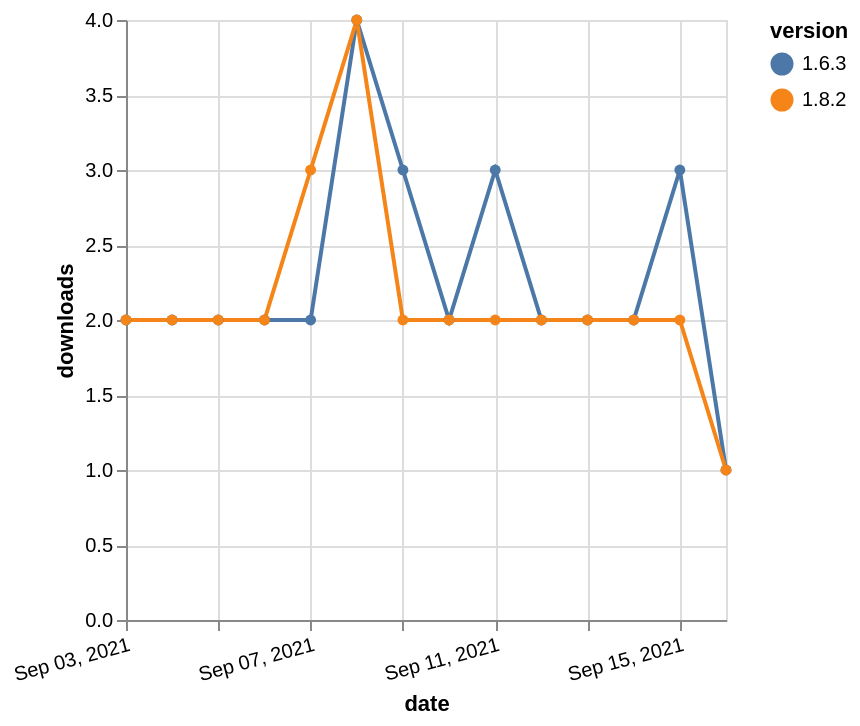

This figure's Vega-Lite source:
### Vega-Lite specification from a JSON file in a GitHub repository (floating-point values rounded to 4 significant figures)
{"$schema": "https://vega.github.io/schema/vega-lite/v5.json", "description": "A simple bar chart with embedded data.", "data": {"values": [{"date": "2021-09-03", "total": 3812, "delta": 2, "version": "1.6.3"}, {"date": "2021-09-04", "total": 3814, "delta": 2, "version": "1.6.3"}, {"date": "2021-09-05", "total": 3816, "delta": 2, "version": "1.6.3"}, {"date": "2021-09-06", "total": 3818, "delta": 2, "version": "1.6.3"}, {"date": "2021-09-07", "total": 3820, "delta": 2, "version": "1.6.3"}, {"date": "2021-09-08", "total": 3824, "delta": 4, "version": "1.6.3"}, {"date": "2021-09-09", "total": 3827, "delta": 3, "version": "1.6.3"}, {"date": "2021-09-10", "total": 3829, "delta": 2, "version": "1.6.3"}, {"date": "2021-09-11", "total": 3832, "delta": 3, "version": "1.6.3"}, {"date": "2021-09-12", "total": 3834, "delta": 2, "version": "1.6.3"}, {"date": "2021-09-13", "total": 3836, "delta": 2, "version": "1.6.3"}, {"date": "2021-09-14", "total": 3838, "delta": 2, "version": "1.6.3"}, {"date": "2021-09-15", "total": 3841, "delta": 3, "version": "1.6.3"}, {"date": "2021-09-16", "total": 3842, "delta": 1, "version": "1.6.3"}, {"date": "2021-09-03", "total": 6031, "delta": 2, "version": "1.8.2"}, {"date": "2021-09-04", "total": 6033, "delta": 2, "version": "1.8.2"}, {"date": "2021-09-05", "total": 6035, "delta": 2, "version": "1.8.2"}, {"date": "2021-09-06", "total": 6037, "delta": 2, "version": "1.8.2"}, {"date": "2021-09-07", "total": 6040, "delta": 3, "version": "1.8.2"}, {"date": "2021-09-08", "total": 6044, "delta": 4, "version": "1.8.2"}, {"date": "2021-09-09", "total": 6046, "delta": 2, "version": "1.8.2"}, {"date": "2021-09-10", "total": 6048, "delta": 2, "version": "1.8.2"}, {"date": "2021-09-11", "total": 6050, "delta": 2, "version": "1.8.2"}, {"date": "2021-09-12", "total": 6052, "delta": 2, "version": "1.8.2"}, {"date": "2021-09-13", "total": 6054, "delta": 2, "version": "1.8.2"}, {"date": "2021-09-14", "total": 6056, "delta": 2, "version": "1.8.2"}, {"date": "2021-09-15", "total": 6058, "delta": 2, "version": "1.8.2"}, {"date": "2021-09-16", "total": 6059, "delta": 1, "version": "1.8.2"}]}, "width": "container", "mark": {"type": "line", "point": {"filled": true}}, "encoding": {"x": {"field": "date", "type": "temporal", "timeUnit": "yearmonthdate", "title": "date", "axis": {"labelAngle": -15}}, "y": {"field": "delta", "type": "quantitative", "title": "downloads"}, "color": {"field": "version", "type": "nominal"}, "tooltip": {"field": "delta"}}}
